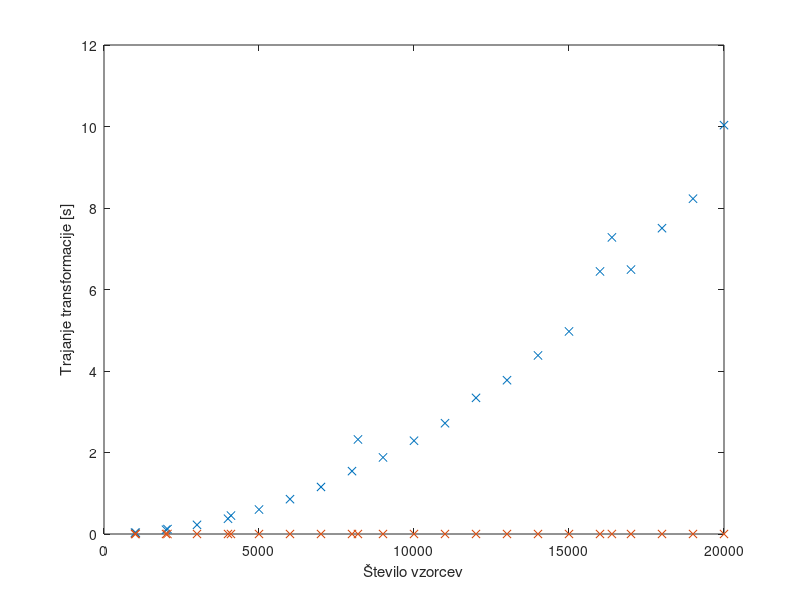

Reproduce this figure in MATLAB. (Note: this script raises an error after producing the figure.)
clear;
close all;

load("PovprecniCasiSkupno.mat");
load("vseDolzine.mat");

figure;
plot(vseDolzine, povprecniCasi(1, :), 'x')
hold on
plot(vseDolzine, povprecniCasi(2, :), 'x')
xlabel('Število vzorcev');
ylabel('Trajanje transformacije [s]')
ax = gca;
ax.XAxis.Exponent = 3;
legend({'DFT','FFT'},'Location','northwest')


